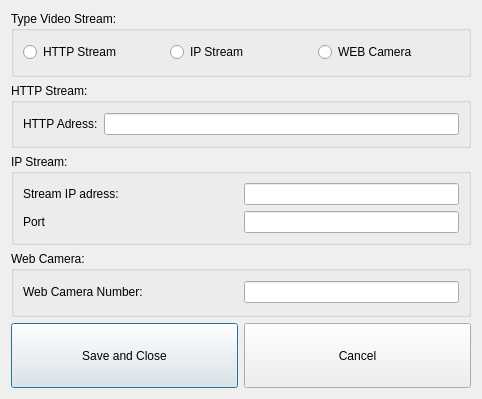
<?xml version="1.0" encoding="UTF-8"?>
<ui version="4.0">
 <class>ConfigureIpPortDialog</class>
 <widget class="QDialog" name="ConfigureIpPortDialog">
  <property name="geometry">
   <rect>
    <x>0</x>
    <y>0</y>
    <width>482</width>
    <height>399</height>
   </rect>
  </property>
  <property name="windowTitle">
   <string>Camera Stream Configure</string>
  </property>
  <layout class="QGridLayout" name="gridLayout_5">
   <item row="0" column="0">
    <widget class="QGroupBox" name="groupBox_4">
     <property name="title">
      <string>Type Video Stream:</string>
     </property>
     <layout class="QGridLayout" name="gridLayout_4">
      <item row="0" column="0">
       <layout class="QHBoxLayout" name="horizontalLayout_2">
        <item>
         <widget class="QRadioButton" name="radioButtonHttpStream">
          <property name="text">
           <string>HTTP Stream</string>
          </property>
         </widget>
        </item>
        <item>
         <widget class="QRadioButton" name="radioButtonIpStream">
          <property name="text">
           <string>IP Stream</string>
          </property>
         </widget>
        </item>
        <item>
         <widget class="QRadioButton" name="radioButtonWebCamera">
          <property name="text">
           <string>WEB Camera</string>
          </property>
         </widget>
        </item>
       </layout>
      </item>
     </layout>
    </widget>
   </item>
   <item row="1" column="0">
    <widget class="QGroupBox" name="groupBox_3">
     <property name="title">
      <string>HTTP Stream:</string>
     </property>
     <layout class="QGridLayout" name="gridLayout_3">
      <item row="0" column="0">
       <widget class="QLabel" name="labelHttpAdress">
        <property name="text">
         <string>HTTP Adress:</string>
        </property>
       </widget>
      </item>
      <item row="0" column="1">
       <widget class="QLineEdit" name="lineEditHttpAdress">
        <property name="sizePolicy">
         <sizepolicy hsizetype="Expanding" vsizetype="Fixed">
          <horstretch>0</horstretch>
          <verstretch>0</verstretch>
         </sizepolicy>
        </property>
       </widget>
      </item>
     </layout>
    </widget>
   </item>
   <item row="2" column="0">
    <widget class="QGroupBox" name="groupBox">
     <property name="title">
      <string>IP Stream:</string>
     </property>
     <layout class="QGridLayout" name="gridLayout">
      <item row="0" column="0">
       <layout class="QVBoxLayout" name="verticalLayout">
        <item>
         <widget class="QLabel" name="labelIP">
          <property name="text">
           <string>Stream IP adress:</string>
          </property>
         </widget>
        </item>
        <item>
         <widget class="QLabel" name="labelPort">
          <property name="text">
           <string>Port</string>
          </property>
         </widget>
        </item>
       </layout>
      </item>
      <item row="0" column="1">
       <layout class="QVBoxLayout" name="verticalLayout_2">
        <item>
         <widget class="QLineEdit" name="lineEditIpAdress">
          <property name="sizePolicy">
           <sizepolicy hsizetype="Preferred" vsizetype="Fixed">
            <horstretch>0</horstretch>
            <verstretch>0</verstretch>
           </sizepolicy>
          </property>
         </widget>
        </item>
        <item>
         <widget class="QLineEdit" name="lineEditPort">
          <property name="sizePolicy">
           <sizepolicy hsizetype="Preferred" vsizetype="Fixed">
            <horstretch>0</horstretch>
            <verstretch>0</verstretch>
           </sizepolicy>
          </property>
         </widget>
        </item>
       </layout>
      </item>
     </layout>
    </widget>
   </item>
   <item row="3" column="0">
    <widget class="QGroupBox" name="groupBox_2">
     <property name="title">
      <string>Web Camera:</string>
     </property>
     <layout class="QGridLayout" name="gridLayout_2">
      <item row="0" column="0">
       <widget class="QLabel" name="labelCameraNumber">
        <property name="text">
         <string>Web Camera Number:</string>
        </property>
       </widget>
      </item>
      <item row="0" column="1">
       <widget class="QLineEdit" name="lineEditCameraNumber">
        <property name="sizePolicy">
         <sizepolicy hsizetype="Preferred" vsizetype="Fixed">
          <horstretch>0</horstretch>
          <verstretch>0</verstretch>
         </sizepolicy>
        </property>
       </widget>
      </item>
     </layout>
    </widget>
   </item>
   <item row="4" column="0">
    <layout class="QHBoxLayout" name="horizontalLayout">
     <item>
      <widget class="QPushButton" name="pushButtonSaveAndClose">
       <property name="sizePolicy">
        <sizepolicy hsizetype="Minimum" vsizetype="Preferred">
         <horstretch>0</horstretch>
         <verstretch>0</verstretch>
        </sizepolicy>
       </property>
       <property name="text">
        <string>Save and Close</string>
       </property>
      </widget>
     </item>
     <item>
      <widget class="QPushButton" name="pushButtonCancel">
       <property name="sizePolicy">
        <sizepolicy hsizetype="Minimum" vsizetype="Preferred">
         <horstretch>0</horstretch>
         <verstretch>0</verstretch>
        </sizepolicy>
       </property>
       <property name="text">
        <string>Cancel</string>
       </property>
      </widget>
     </item>
    </layout>
   </item>
  </layout>
 </widget>
 <resources/>
 <connections/>
</ui>
